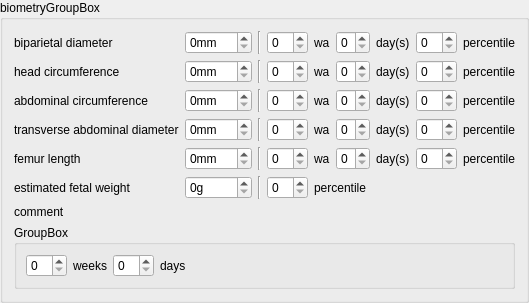
       <widget class="QGroupBox" name="fetus3BiometryGroupBox">
        <property name="title">
         <string>biometryGroupBox</string>
        </property>
        <layout class="QGridLayout" name="gridLayout_16">
         <item row="0" column="0">
          <widget class="QLabel" name="fetus3BPDLabel">
           <property name="text">
            <string>biparietal diameter</string>
           </property>
          </widget>
         </item>
         <item row="0" column="1">
          <widget class="QSpinBox" name="fetus3BPDSpinBox">
           <property name="suffix">
            <string>mm</string>
           </property>
           <property name="maximum">
            <number>999</number>
           </property>
          </widget>
         </item>
         <item row="0" column="2">
          <widget class="Line" name="line_19">
           <property name="orientation">
            <enum>Qt::Vertical</enum>
           </property>
          </widget>
         </item>
         <item row="0" column="3">
          <widget class="QSpinBox" name="fetus3BPDWeekSpinBox"/>
         </item>
         <item row="0" column="4">
          <widget class="QLabel" name="fetus3BPDWeekLabel">
           <property name="text">
            <string>wa</string>
           </property>
          </widget>
         </item>
         <item row="0" column="5">
          <widget class="QSpinBox" name="fetus3BPDDaySpinBox">
           <property name="maximum">
            <number>6</number>
           </property>
          </widget>
         </item>
         <item row="0" column="6">
          <widget class="QLabel" name="fetus3BPDDayLabel">
           <property name="text">
            <string>day(s)</string>
           </property>
          </widget>
         </item>
         <item row="0" column="7">
          <widget class="QSpinBox" name="fetus3BipPercentileSpinBox"/>
         </item>
         <item row="0" column="8">
          <widget class="QLabel" name="fetus3BipPercentileLabel">
           <property name="text">
            <string>percentile</string>
           </property>
          </widget>
         </item>
         <item row="1" column="0">
          <widget class="QLabel" name="fetus3HeadCircumferenceLabel">
           <property name="text">
            <string>head circumference</string>
           </property>
          </widget>
         </item>
         <item row="1" column="1">
          <widget class="QSpinBox" name="fetus3HeadCircumferenceSpinBox">
           <property name="suffix">
            <string>mm</string>
           </property>
           <property name="maximum">
            <number>999</number>
           </property>
          </widget>
         </item>
         <item row="1" column="2">
          <widget class="Line" name="line_20">
           <property name="orientation">
            <enum>Qt::Vertical</enum>
           </property>
          </widget>
         </item>
         <item row="1" column="3">
          <widget class="QSpinBox" name="fetus3HeadCircumferenceWeekSpinBox"/>
         </item>
         <item row="1" column="4">
          <widget class="QLabel" name="fetus3HeadCircumferenceWeekLabel">
           <property name="text">
            <string>wa</string>
           </property>
          </widget>
         </item>
         <item row="1" column="5">
          <widget class="QSpinBox" name="fetus3HeadCircumferenceDaysSpinBox">
           <property name="maximum">
            <number>6</number>
           </property>
          </widget>
         </item>
         <item row="1" column="6">
          <widget class="QLabel" name="fetus3HeadCircumferenceDayLabel">
           <property name="text">
            <string>day(s)</string>
           </property>
          </widget>
         </item>
         <item row="1" column="7">
          <widget class="QSpinBox" name="fetus3HcPercentileSpinBox"/>
         </item>
         <item row="1" column="8">
          <widget class="QLabel" name="fetus3HcPercentileLabel">
           <property name="text">
            <string>percentile</string>
           </property>
          </widget>
         </item>
         <item row="2" column="0">
          <widget class="QLabel" name="fetus3AbdominalCircumferenceLabel">
           <property name="text">
            <string>abdominal circumference</string>
           </property>
          </widget>
         </item>
         <item row="2" column="1">
          <widget class="QSpinBox" name="fetus3AbdominalCircumferenceSpinBox">
           <property name="suffix">
            <string>mm</string>
           </property>
           <property name="maximum">
            <number>999</number>
           </property>
          </widget>
         </item>
         <item row="2" column="2">
          <widget class="Line" name="line_21">
           <property name="orientation">
            <enum>Qt::Vertical</enum>
           </property>
          </widget>
         </item>
         <item row="2" column="3">
          <widget class="QSpinBox" name="fetus3AbdominalCircumferenceWeekSpinBox"/>
         </item>
         <item row="2" column="4">
          <widget class="QLabel" name="fetus3AbdominalCircumferenceWeekLabel">
           <property name="text">
            <string>wa</string>
           </property>
          </widget>
         </item>
         <item row="2" column="5">
          <widget class="QSpinBox" name="fetus3AbdominalCircumferenceDaySpinBox">
           <property name="maximum">
            <number>6</number>
           </property>
          </widget>
         </item>
         <item row="2" column="6">
          <widget class="QLabel" name="fetus3AbdominalCircumferenceDayLabel">
           <property name="text">
            <string>day(s)</string>
           </property>
          </widget>
         </item>
         <item row="2" column="7">
          <widget class="QSpinBox" name="fetus3AcPercentileSpinBox"/>
         </item>
         <item row="2" column="8">
          <widget class="QLabel" name="fetus3AcPercentileLabel">
           <property name="text">
            <string>percentile</string>
           </property>
          </widget>
         </item>
         <item row="3" column="0">
          <widget class="QLabel" name="fetus3TADLabel">
           <property name="text">
            <string>transverse abdominal diameter</string>
           </property>
          </widget>
         </item>
         <item row="3" column="1">
          <widget class="QSpinBox" name="fetus3TADSpinBox">
           <property name="suffix">
            <string>mm</string>
           </property>
           <property name="maximum">
            <number>999</number>
           </property>
          </widget>
         </item>
         <item row="3" column="2">
          <widget class="Line" name="line_22">
           <property name="orientation">
            <enum>Qt::Vertical</enum>
           </property>
          </widget>
         </item>
         <item row="3" column="3">
          <widget class="QSpinBox" name="fetus3TADWeekSpinBox"/>
         </item>
         <item row="3" column="4">
          <widget class="QLabel" name="fetus3TADWeekLabel">
           <property name="text">
            <string>wa</string>
           </property>
          </widget>
         </item>
         <item row="3" column="5">
          <widget class="QSpinBox" name="fetus3TADDaySpinBox">
           <property name="maximum">
            <number>6</number>
           </property>
          </widget>
         </item>
         <item row="3" column="6">
          <widget class="QLabel" name="fetus3TADDayLabel">
           <property name="text">
            <string>day(s)</string>
           </property>
          </widget>
         </item>
         <item row="3" column="7">
          <widget class="QSpinBox" name="fetus3TadPercentileSpinBox"/>
         </item>
         <item row="3" column="8">
          <widget class="QLabel" name="fetus3TadPercentileLabel">
           <property name="text">
            <string>percentile</string>
           </property>
          </widget>
         </item>
         <item row="4" column="0">
          <widget class="QLabel" name="fetus3FLLabel">
           <property name="text">
            <string>femur length</string>
           </property>
          </widget>
         </item>
         <item row="4" column="1">
          <widget class="QSpinBox" name="fetus3FLSpinBox">
           <property name="suffix">
            <string>mm</string>
           </property>
           <property name="maximum">
            <number>999</number>
           </property>
          </widget>
         </item>
         <item row="4" column="2">
          <widget class="Line" name="line_23">
           <property name="orientation">
            <enum>Qt::Vertical</enum>
           </property>
          </widget>
         </item>
         <item row="4" column="3">
          <widget class="QSpinBox" name="fetus3FLWeekSpinBox"/>
         </item>
         <item row="4" column="4">
          <widget class="QLabel" name="fetus3FLWeekLabel">
           <property name="text">
            <string>wa</string>
           </property>
          </widget>
         </item>
         <item row="4" column="5">
          <widget class="QSpinBox" name="fetus3FLDaySpinBox">
           <property name="maximum">
            <number>6</number>
           </property>
          </widget>
         </item>
         <item row="4" column="6">
          <widget class="QLabel" name="fetus3FLDayLabel">
           <property name="text">
            <string>day(s)</string>
           </property>
          </widget>
         </item>
         <item row="4" column="7">
          <widget class="QSpinBox" name="fetus3FlPercentileSpinBox"/>
         </item>
         <item row="4" column="8">
          <widget class="QLabel" name="fetus3FlPercentileLabel">
           <property name="text">
            <string>percentile</string>
           </property>
          </widget>
         </item>
         <item row="5" column="0">
          <widget class="QLabel" name="fetus3EfwLabel">
           <property name="text">
            <string>estimated fetal weight</string>
           </property>
          </widget>
         </item>
         <item row="5" column="1">
          <widget class="QSpinBox" name="fetus3EfwSpinBox">
           <property name="suffix">
            <string comment="gram">g</string>
           </property>
           <property name="maximum">
            <number>10000</number>
           </property>
          </widget>
         </item>
         <item row="5" column="2">
          <widget class="Line" name="line_10">
           <property name="orientation">
            <enum>Qt::Vertical</enum>
           </property>
          </widget>
         </item>
         <item row="5" column="3">
          <widget class="QSpinBox" name="fetus3EfwPercentileSpinBox"/>
         </item>
         <item row="5" column="4" colspan="2">
          <widget class="QLabel" name="fetus3EfwPercentileLabel">
           <property name="text">
            <string>percentile</string>
           </property>
          </widget>
         </item>
         <item row="6" column="0" colspan="9">
          <layout class="QVBoxLayout" name="verticalLayout_15">
           <item>
            <widget class="QLabel" name="fetus3BiometryCommentLabel">
             <property name="text">
              <string>comment</string>
             </property>
            </widget>
           </item>
           <item>
            <layout class="QFormLayout" name="fetus3BiometryCommentFormLayout"/>
           </item>
          </layout>
         </item>
         <item row="7" column="0" colspan="9">
          <widget class="QGroupBox" name="fetus3GestationalAgeGroupBox">
           <property name="title">
            <string>GroupBox</string>
           </property>
           <layout class="QVBoxLayout" name="verticalLayout_43">
            <item>
             <layout class="QHBoxLayout" name="horizontalLayout_20">
              <item>
               <widget class="QSpinBox" name="fetus3UsGestationalAgeWeekSpinBox"/>
              </item>
              <item>
               <widget class="QLabel" name="fetus3UsGestationalAgeWeekLabel">
                <property name="text">
                 <string>weeks</string>
                </property>
               </widget>
              </item>
              <item>
               <widget class="QSpinBox" name="fetus3UsGestationalAgeDaySpinBox"/>
              </item>
              <item>
               <widget class="QLabel" name="fetus3UsGestationalAgeDayLabel">
                <property name="text">
                 <string>days</string>
                </property>
               </widget>
              </item>
              <item>
               <spacer name="horizontalSpacer_6">
                <property name="orientation">
                 <enum>Qt::Horizontal</enum>
                </property>
                <property name="sizeHint" stdset="0">
                 <size>
                  <width>40</width>
                  <height>20</height>
                 </size>
                </property>
               </spacer>
              </item>
             </layout>
            </item>
           </layout>
          </widget>
         </item>
        </layout>
       </widget>
